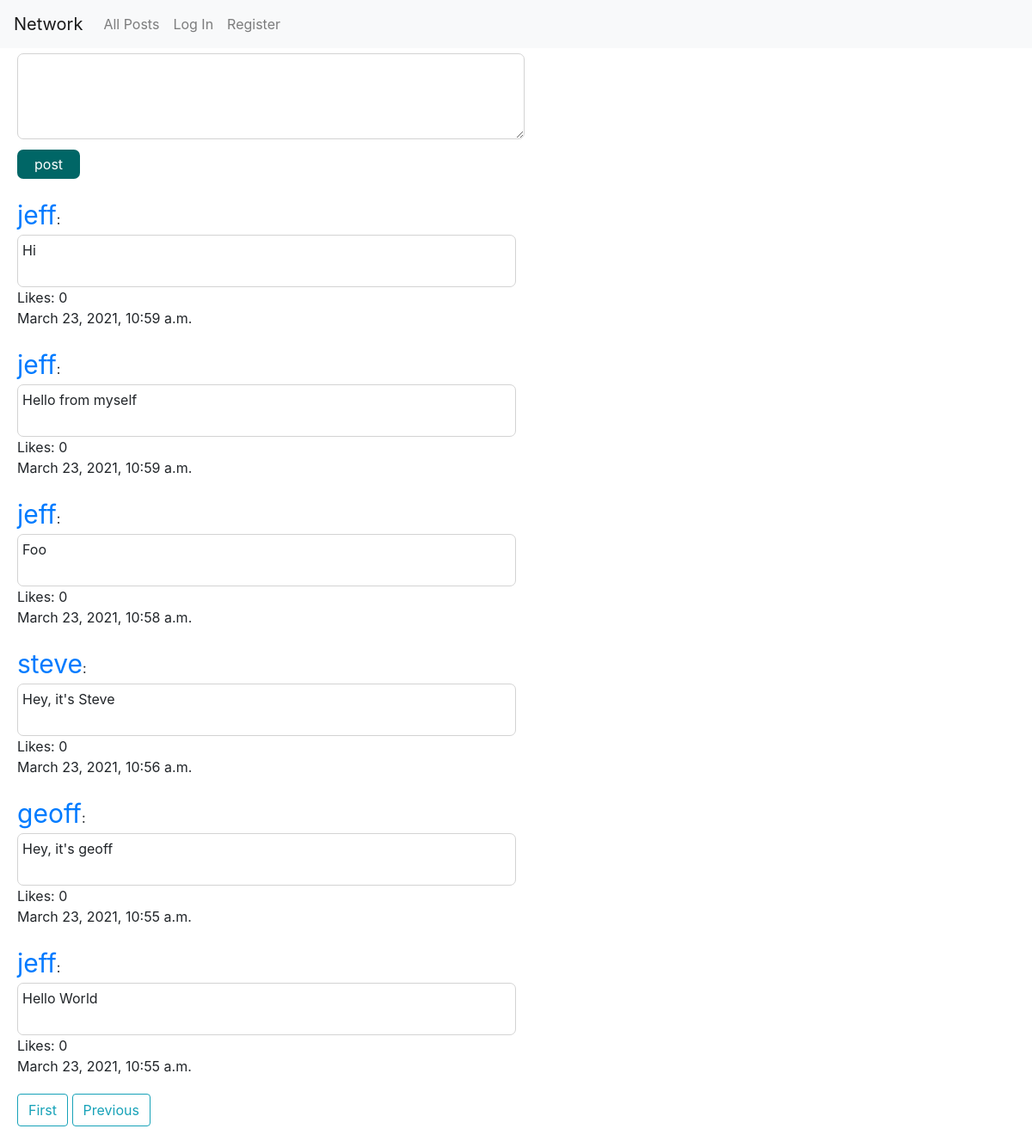
/?page=3, run on the app's committed database.
### network/models.py (models this page shows, shortened)
class Post(models.Model):
    text = models.CharField(max_length=200)
    author = models.ForeignKey(User, on_delete=models.CASCADE)
    timestamp = models.DateTimeField(auto_now_add=True)
    likes = models.IntegerField(default=0)

class User(AbstractUser):
    pass

### network/views.py (the view)
# urls.py: path("", views.index, name="index"),
def index(request):
    posts = Post.objects.all().order_by('-timestamp')
    p = Paginator(posts, 10)
    page_number = request.GET.get('page')
    page_obj = p.get_page(page_number)
    if request.user.is_authenticated:
        user=request.user
        likes = Like.objects.filter(user=user)
        likelist=[]
        for post in posts:
            if Like.objects.filter(user=user, likes=post):
                likelist.append(post)
        return render(request, "network/index.html", {
            "posts": posts, "page_obj": page_obj, "likes": likes, "likelist": likelist
        })
    else:
        return render(request, "network/index.html", {
            "posts": posts, "page_obj": page_obj
        })

### network/templates/network/index.html (shortened to what this page needs)
{% extends "network/layout.html" %}
{% load static %}
{% block body %}
<form action="{% url 'new_post' %}" methods="post">
    <textarea id="new_post" name="new_post"></textarea>
    <div>
        <button type="submit" id="post-button" formmethod="post">post</button>
    </div>
</form>
{% for post in page_obj %}
    <div style="display: block; margin: 20px;">
        <a class="author" href="{% url 'profile' post.author_id %}"> {{ post.author }}</a>:
        <div id="{{ post.id }}">
            <div>
                <div class="text">
                    {{ post.text }}
                </div>
            </div>
            Likes:
            <div id="like-count-{{ post.id }}" style="display: inline">
                {{ post.likes }}
            </div>
        </div>
        <div>
            {{ post.timestamp }}
        </div>
    </div>
{% endfor %}
<div class="pagination">
    <span class="step-links">
    {% if page_obj.has_previous %}
    <a class="btn btn-outline-info mb-4" href="?page=1">First</a>
    <a class="btn btn-outline-info mb-4" href="?page={{ page_obj.previous_page_number }}">Previous</a>
    {% endif %}
</span>
</div>
{% endblock %}

### network/static/network/styles.css (style rules this page uses)
button { margin-top: 6px; background-color: #006666; border: none; color: white; padding: 5px 20px; text-align: center; text-decoration: none; display: inline; font-size: 16px; border-radius: 7px; }
.text { padding-left: 5px; padding-top: 5px; padding-bottom: 30px; border: 1px solid lightgrey; border-radius: 7px; width: 50%; }
form { margin-top: 6px; margin-left: 20px; }
textarea { text-decoration: none; display: inline-block; font-size: 16px; padding-top: 10px; padding-bottom: 30px; border: 1px solid lightgrey; border-radius: 7px; width: 50%; height: 100px; }
.author { font-size: 30px; }
.step-links { padding-left: 20px; }

### data on the page
Post: author "jeff", text "Hi", likes "0", timestamp "March 23, 2021, 10:59 a.m."
Post: author "jeff", text "Hello from myself", likes "0", timestamp "March 23, 2021, 10:59 a.m."
Post: author "jeff", text "Foo", likes "0", timestamp "March 23, 2021, 10:58 a.m."
Post: author "steve", text "Hey, it's Steve", likes "0", timestamp "March 23, 2021, 10:56 a.m."
Post: author "geoff", text "Hey, it's geoff", likes "0", timestamp "March 23, 2021, 10:55 a.m."
Post: author "jeff", text "Hello World", likes "0", timestamp "March 23, 2021, 10:55 a.m."
